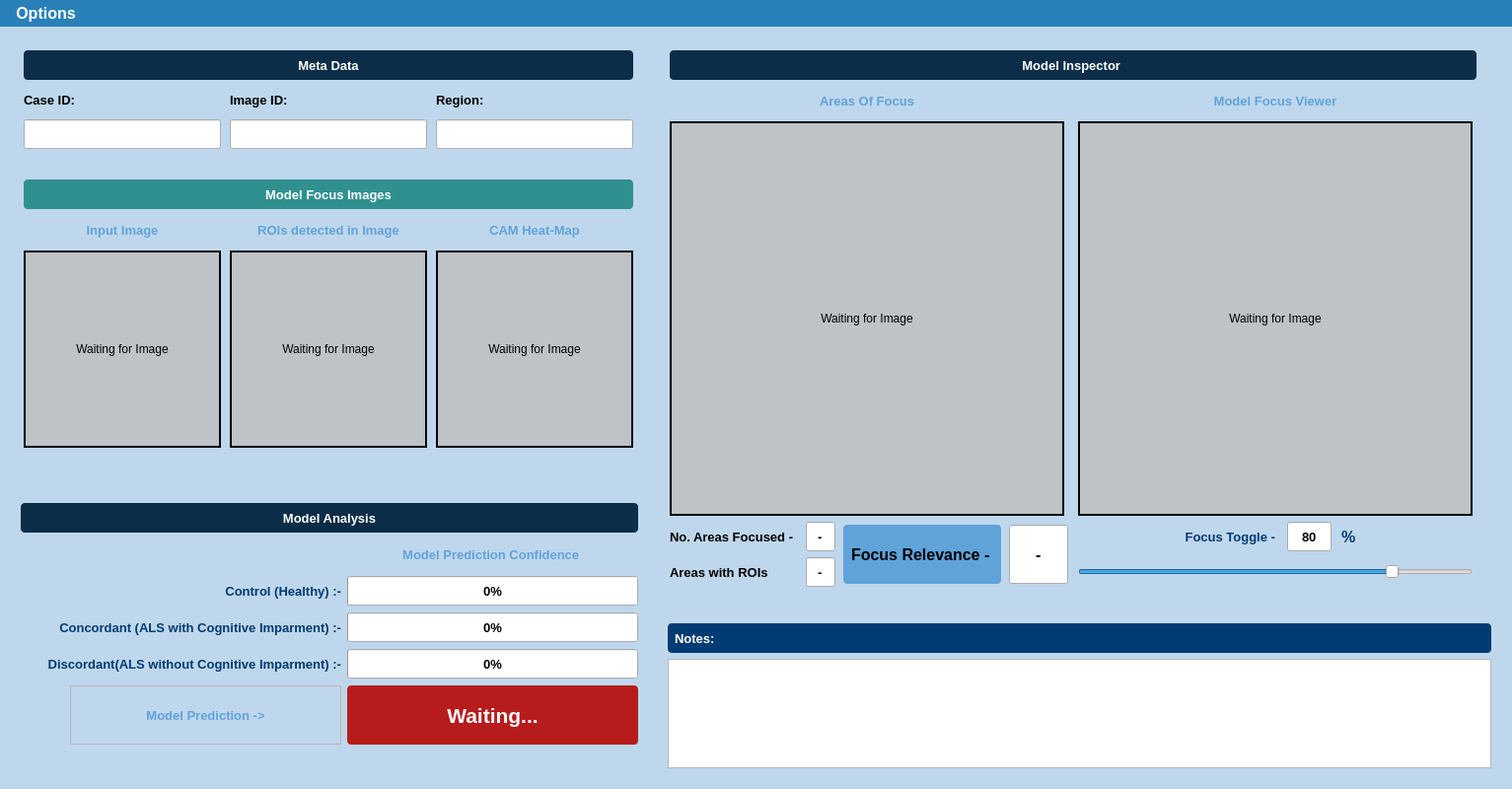
<?xml version="1.0" encoding="UTF-8"?>
<ui version="4.0">
 <class>MainWindow</class>
 <widget class="QMainWindow" name="MainWindow">
  <property name="geometry">
   <rect>
    <x>0</x>
    <y>0</y>
    <width>1533</width>
    <height>800</height>
   </rect>
  </property>
  <property name="minimumSize">
   <size>
    <width>0</width>
    <height>0</height>
   </size>
  </property>
  <property name="maximumSize">
   <size>
    <width>16777215</width>
    <height>16777215</height>
   </size>
  </property>
  <property name="windowTitle">
   <string>MainWindow</string>
  </property>
  <property name="styleSheet">
   <string notr="true">QMainWindow {
    background-color: #BFD7ED;
}</string>
  </property>
  <widget class="QWidget" name="centralwidget">
   <layout class="QGridLayout" name="gridLayout_6">
    <item row="1" column="0">
     <widget class="QGroupBox" name="groupBox_3">
      <property name="minimumSize">
       <size>
        <width>650</width>
        <height>300</height>
       </size>
      </property>
      <property name="maximumSize">
       <size>
        <width>650</width>
        <height>300</height>
       </size>
      </property>
      <property name="styleSheet">
       <string notr="true">QGroupBox {
    background-color: #BFD7ED;
    border: none;
}</string>
      </property>
      <property name="title">
       <string/>
      </property>
      <layout class="QGridLayout" name="gridLayout_4">
       <item row="1" column="1">
        <widget class="QLabel" name="label_33">
         <property name="minimumSize">
          <size>
           <width>200</width>
           <height>30</height>
          </size>
         </property>
         <property name="maximumSize">
          <size>
           <width>200</width>
           <height>30</height>
          </size>
         </property>
         <property name="font">
          <font>
           <pointsize>10</pointsize>
           <weight>75</weight>
           <bold>true</bold>
          </font>
         </property>
         <property name="styleSheet">
          <string notr="true">QLabel {
    color: #60A3D9;
}</string>
         </property>
         <property name="frameShape">
          <enum>QFrame::NoFrame</enum>
         </property>
         <property name="text">
          <string>ROIs detected in Image</string>
         </property>
         <property name="alignment">
          <set>Qt::AlignCenter</set>
         </property>
        </widget>
       </item>
       <item row="0" column="0" colspan="3">
        <widget class="QLabel" name="label_43">
         <property name="minimumSize">
          <size>
           <width>200</width>
           <height>30</height>
          </size>
         </property>
         <property name="maximumSize">
          <size>
           <width>16777215</width>
           <height>30</height>
          </size>
         </property>
         <property name="font">
          <font>
           <pointsize>10</pointsize>
           <weight>75</weight>
           <bold>true</bold>
          </font>
         </property>
         <property name="styleSheet">
          <string notr="true">QLabel {
    background-color: #309090;
    color: white;
    padding: 4px;
    border-radius: 4px;
}</string>
         </property>
         <property name="frameShape">
          <enum>QFrame::NoFrame</enum>
         </property>
         <property name="text">
          <string>Model Focus Images</string>
         </property>
         <property name="alignment">
          <set>Qt::AlignCenter</set>
         </property>
        </widget>
       </item>
       <item row="3" column="0">
        <widget class="QLabel" name="lb_input_image">
         <property name="minimumSize">
          <size>
           <width>200</width>
           <height>200</height>
          </size>
         </property>
         <property name="maximumSize">
          <size>
           <width>200</width>
           <height>200</height>
          </size>
         </property>
         <property name="styleSheet">
          <string notr="true">QLabel {
    background-color: #BDC3C7;
}</string>
         </property>
         <property name="frameShape">
          <enum>QFrame::WinPanel</enum>
         </property>
         <property name="text">
          <string>Waiting for Image</string>
         </property>
         <property name="alignment">
          <set>Qt::AlignCenter</set>
         </property>
        </widget>
       </item>
       <item row="3" column="1">
        <widget class="QLabel" name="lb_qu_path_image">
         <property name="minimumSize">
          <size>
           <width>200</width>
           <height>200</height>
          </size>
         </property>
         <property name="maximumSize">
          <size>
           <width>200</width>
           <height>200</height>
          </size>
         </property>
         <property name="styleSheet">
          <string notr="true">QLabel {
    background-color: #BDC3C7;
}</string>
         </property>
         <property name="frameShape">
          <enum>QFrame::WinPanel</enum>
         </property>
         <property name="text">
          <string>Waiting for Image</string>
         </property>
         <property name="alignment">
          <set>Qt::AlignCenter</set>
         </property>
        </widget>
       </item>
       <item row="1" column="2">
        <widget class="QLabel" name="label_36">
         <property name="minimumSize">
          <size>
           <width>200</width>
           <height>30</height>
          </size>
         </property>
         <property name="maximumSize">
          <size>
           <width>200</width>
           <height>30</height>
          </size>
         </property>
         <property name="font">
          <font>
           <pointsize>10</pointsize>
           <weight>75</weight>
           <bold>true</bold>
          </font>
         </property>
         <property name="styleSheet">
          <string notr="true">QLabel {
    color: #60A3D9;
}</string>
         </property>
         <property name="frameShape">
          <enum>QFrame::NoFrame</enum>
         </property>
         <property name="text">
          <string>CAM Heat-Map</string>
         </property>
         <property name="alignment">
          <set>Qt::AlignCenter</set>
         </property>
        </widget>
       </item>
       <item row="3" column="2">
        <widget class="QLabel" name="lb_cam_image">
         <property name="minimumSize">
          <size>
           <width>200</width>
           <height>200</height>
          </size>
         </property>
         <property name="maximumSize">
          <size>
           <width>200</width>
           <height>200</height>
          </size>
         </property>
         <property name="styleSheet">
          <string notr="true">QLabel {
    background-color: #BDC3C7;
}</string>
         </property>
         <property name="frameShape">
          <enum>QFrame::WinPanel</enum>
         </property>
         <property name="text">
          <string>Waiting for Image</string>
         </property>
         <property name="alignment">
          <set>Qt::AlignCenter</set>
         </property>
        </widget>
       </item>
       <item row="1" column="0">
        <widget class="QLabel" name="label_31">
         <property name="minimumSize">
          <size>
           <width>200</width>
           <height>30</height>
          </size>
         </property>
         <property name="maximumSize">
          <size>
           <width>200</width>
           <height>30</height>
          </size>
         </property>
         <property name="font">
          <font>
           <pointsize>10</pointsize>
           <weight>75</weight>
           <bold>true</bold>
          </font>
         </property>
         <property name="styleSheet">
          <string notr="true">QLabel {
    color: #60A3D9;
}</string>
         </property>
         <property name="frameShape">
          <enum>QFrame::NoFrame</enum>
         </property>
         <property name="text">
          <string>Input Image</string>
         </property>
         <property name="alignment">
          <set>Qt::AlignCenter</set>
         </property>
        </widget>
       </item>
      </layout>
     </widget>
    </item>
    <item row="0" column="1" rowspan="3">
     <widget class="QGroupBox" name="groupBox">
      <property name="minimumSize">
       <size>
        <width>850</width>
        <height>575</height>
       </size>
      </property>
      <property name="maximumSize">
       <size>
        <width>850</width>
        <height>575</height>
       </size>
      </property>
      <property name="styleSheet">
       <string notr="true">QGroupBox {
    background-color: #BFD7ED;
    border: none;
}</string>
      </property>
      <property name="title">
       <string/>
      </property>
      <layout class="QGridLayout" name="gridLayout">
       <item row="4" column="1">
        <widget class="QLineEdit" name="le_ROIs_focused">
         <property name="minimumSize">
          <size>
           <width>30</width>
           <height>30</height>
          </size>
         </property>
         <property name="maximumSize">
          <size>
           <width>30</width>
           <height>30</height>
          </size>
         </property>
         <property name="font">
          <font>
           <pointsize>10</pointsize>
           <weight>75</weight>
           <bold>true</bold>
          </font>
         </property>
         <property name="text">
          <string>-</string>
         </property>
         <property name="alignment">
          <set>Qt::AlignCenter</set>
         </property>
        </widget>
       </item>
       <item row="3" column="1">
        <widget class="QLineEdit" name="le_areas_focused">
         <property name="minimumSize">
          <size>
           <width>30</width>
           <height>30</height>
          </size>
         </property>
         <property name="maximumSize">
          <size>
           <width>30</width>
           <height>30</height>
          </size>
         </property>
         <property name="font">
          <font>
           <pointsize>10</pointsize>
           <weight>75</weight>
           <bold>true</bold>
          </font>
         </property>
         <property name="text">
          <string>-</string>
         </property>
         <property name="alignment">
          <set>Qt::AlignCenter</set>
         </property>
        </widget>
       </item>
       <item row="2" column="0" colspan="4">
        <widget class="QLabel" name="lb_cam_circle_image">
         <property name="minimumSize">
          <size>
           <width>400</width>
           <height>400</height>
          </size>
         </property>
         <property name="maximumSize">
          <size>
           <width>400</width>
           <height>400</height>
          </size>
         </property>
         <property name="styleSheet">
          <string notr="true">QLabel {
    background-color: #BDC3C7;
}</string>
         </property>
         <property name="frameShape">
          <enum>QFrame::WinPanel</enum>
         </property>
         <property name="text">
          <string>Waiting for Image</string>
         </property>
         <property name="alignment">
          <set>Qt::AlignCenter</set>
         </property>
        </widget>
       </item>
       <item row="4" column="0">
        <widget class="QLabel" name="label_3">
         <property name="minimumSize">
          <size>
           <width>120</width>
           <height>30</height>
          </size>
         </property>
         <property name="maximumSize">
          <size>
           <width>130</width>
           <height>30</height>
          </size>
         </property>
         <property name="font">
          <font>
           <pointsize>10</pointsize>
           <weight>75</weight>
           <bold>true</bold>
          </font>
         </property>
         <property name="text">
          <string>Areas with ROIs</string>
         </property>
        </widget>
       </item>
       <item row="0" column="0" colspan="7">
        <widget class="QLabel" name="label_23">
         <property name="minimumSize">
          <size>
           <width>400</width>
           <height>30</height>
          </size>
         </property>
         <property name="maximumSize">
          <size>
           <width>16777215</width>
           <height>30</height>
          </size>
         </property>
         <property name="font">
          <font>
           <pointsize>10</pointsize>
           <weight>75</weight>
           <bold>true</bold>
          </font>
         </property>
         <property name="styleSheet">
          <string notr="true">QLabel {
    background-color: #0C2D48;
    color: white;
    padding: 4px;
    border-radius: 4px;
}</string>
         </property>
         <property name="frameShape">
          <enum>QFrame::WinPanel</enum>
         </property>
         <property name="text">
          <string>Model Inspector </string>
         </property>
         <property name="alignment">
          <set>Qt::AlignCenter</set>
         </property>
        </widget>
       </item>
       <item row="1" column="0" colspan="4">
        <widget class="QLabel" name="label_16">
         <property name="minimumSize">
          <size>
           <width>400</width>
           <height>30</height>
          </size>
         </property>
         <property name="maximumSize">
          <size>
           <width>400</width>
           <height>30</height>
          </size>
         </property>
         <property name="font">
          <font>
           <pointsize>10</pointsize>
           <weight>75</weight>
           <bold>true</bold>
          </font>
         </property>
         <property name="styleSheet">
          <string notr="true">QLabel {
    color: #60A3D9;
}</string>
         </property>
         <property name="frameShape">
          <enum>QFrame::NoFrame</enum>
         </property>
         <property name="text">
          <string>Areas Of Focus</string>
         </property>
         <property name="alignment">
          <set>Qt::AlignCenter</set>
         </property>
        </widget>
       </item>
       <item row="2" column="4" colspan="3">
        <widget class="QLabel" name="lb_selected_focus_image">
         <property name="minimumSize">
          <size>
           <width>400</width>
           <height>400</height>
          </size>
         </property>
         <property name="maximumSize">
          <size>
           <width>400</width>
           <height>400</height>
          </size>
         </property>
         <property name="styleSheet">
          <string notr="true">QLabel {
    background-color: #BDC3C7;
}</string>
         </property>
         <property name="frameShape">
          <enum>QFrame::WinPanel</enum>
         </property>
         <property name="text">
          <string>Waiting for Image</string>
         </property>
         <property name="alignment">
          <set>Qt::AlignCenter</set>
         </property>
        </widget>
       </item>
       <item row="3" column="2" rowspan="2">
        <widget class="QLabel" name="label_4">
         <property name="minimumSize">
          <size>
           <width>160</width>
           <height>60</height>
          </size>
         </property>
         <property name="maximumSize">
          <size>
           <width>160</width>
           <height>60</height>
          </size>
         </property>
         <property name="font">
          <font>
           <pointsize>12</pointsize>
           <weight>75</weight>
           <bold>true</bold>
          </font>
         </property>
         <property name="styleSheet">
          <string notr="true">QLabel {
    background-color:  #60A3D9;  /* Dark red */
    color: black;               /* Black text */
    padding: 4px;
    border-radius: 4px;
}</string>
         </property>
         <property name="text">
          <string>Focus Relevance - </string>
         </property>
        </widget>
       </item>
       <item row="3" column="3" rowspan="2">
        <widget class="QLineEdit" name="le_focus_relevance">
         <property name="minimumSize">
          <size>
           <width>60</width>
           <height>60</height>
          </size>
         </property>
         <property name="maximumSize">
          <size>
           <width>60</width>
           <height>60</height>
          </size>
         </property>
         <property name="font">
          <font>
           <pointsize>12</pointsize>
           <weight>75</weight>
           <bold>true</bold>
          </font>
         </property>
         <property name="text">
          <string>-</string>
         </property>
         <property name="alignment">
          <set>Qt::AlignCenter</set>
         </property>
        </widget>
       </item>
       <item row="3" column="5">
        <widget class="QLineEdit" name="le_focus_toggle">
         <property name="minimumSize">
          <size>
           <width>45</width>
           <height>30</height>
          </size>
         </property>
         <property name="maximumSize">
          <size>
           <width>45</width>
           <height>30</height>
          </size>
         </property>
         <property name="font">
          <font>
           <pointsize>10</pointsize>
           <weight>75</weight>
           <bold>true</bold>
          </font>
         </property>
         <property name="text">
          <string>80</string>
         </property>
         <property name="alignment">
          <set>Qt::AlignCenter</set>
         </property>
        </widget>
       </item>
       <item row="1" column="4" colspan="3">
        <widget class="QLabel" name="label_29">
         <property name="minimumSize">
          <size>
           <width>400</width>
           <height>30</height>
          </size>
         </property>
         <property name="maximumSize">
          <size>
           <width>400</width>
           <height>30</height>
          </size>
         </property>
         <property name="font">
          <font>
           <pointsize>10</pointsize>
           <weight>75</weight>
           <bold>true</bold>
          </font>
         </property>
         <property name="styleSheet">
          <string notr="true">QLabel {
    color: #60A3D9;
}</string>
         </property>
         <property name="frameShape">
          <enum>QFrame::NoFrame</enum>
         </property>
         <property name="text">
          <string>Model Focus Viewer</string>
         </property>
         <property name="alignment">
          <set>Qt::AlignCenter</set>
         </property>
        </widget>
       </item>
       <item row="3" column="0">
        <widget class="QLabel" name="label_2">
         <property name="minimumSize">
          <size>
           <width>120</width>
           <height>30</height>
          </size>
         </property>
         <property name="maximumSize">
          <size>
           <width>130</width>
           <height>30</height>
          </size>
         </property>
         <property name="font">
          <font>
           <pointsize>10</pointsize>
           <weight>75</weight>
           <bold>true</bold>
          </font>
         </property>
         <property name="text">
          <string>No. Areas Focused -</string>
         </property>
        </widget>
       </item>
       <item row="3" column="6">
        <widget class="QLabel" name="label">
         <property name="minimumSize">
          <size>
           <width>135</width>
           <height>30</height>
          </size>
         </property>
         <property name="maximumSize">
          <size>
           <width>135</width>
           <height>30</height>
          </size>
         </property>
         <property name="font">
          <font>
           <pointsize>12</pointsize>
           <weight>75</weight>
           <bold>true</bold>
          </font>
         </property>
         <property name="styleSheet">
          <string notr="true">QLabel {
    color: #003B73;
}</string>
         </property>
         <property name="text">
          <string>%</string>
         </property>
        </widget>
       </item>
       <item row="4" column="4" colspan="3">
        <widget class="QSlider" name="s_focus_slider">
         <property name="minimumSize">
          <size>
           <width>400</width>
           <height>30</height>
          </size>
         </property>
         <property name="maximumSize">
          <size>
           <width>400</width>
           <height>30</height>
          </size>
         </property>
         <property name="value">
          <number>80</number>
         </property>
         <property name="orientation">
          <enum>Qt::Horizontal</enum>
         </property>
        </widget>
       </item>
       <item row="3" column="4">
        <widget class="QLabel" name="lb_focus_slider">
         <property name="minimumSize">
          <size>
           <width>200</width>
           <height>30</height>
          </size>
         </property>
         <property name="maximumSize">
          <size>
           <width>200</width>
           <height>30</height>
          </size>
         </property>
         <property name="font">
          <font>
           <pointsize>10</pointsize>
           <weight>75</weight>
           <bold>true</bold>
          </font>
         </property>
         <property name="styleSheet">
          <string notr="true">QLabel {
    color: #003B73;
}</string>
         </property>
         <property name="frameShape">
          <enum>QFrame::NoFrame</enum>
         </property>
         <property name="text">
          <string>Focus Toggle -</string>
         </property>
         <property name="alignment">
          <set>Qt::AlignRight|Qt::AlignTrailing|Qt::AlignVCenter</set>
         </property>
        </widget>
       </item>
      </layout>
     </widget>
    </item>
    <item row="2" column="0" rowspan="2">
     <widget class="QGroupBox" name="groupBox_2">
      <property name="minimumSize">
       <size>
        <width>650</width>
        <height>0</height>
       </size>
      </property>
      <property name="maximumSize">
       <size>
        <width>650</width>
        <height>275</height>
       </size>
      </property>
      <property name="styleSheet">
       <string notr="true">QGroupBox {
    background-color: #BFD7ED;
    border: none;
}</string>
      </property>
      <property name="title">
       <string/>
      </property>
      <layout class="QGridLayout" name="gridLayout_2">
       <item row="3" column="2">
        <widget class="QProgressBar" name="p_bar_concordant">
         <property name="minimumSize">
          <size>
           <width>150</width>
           <height>30</height>
          </size>
         </property>
         <property name="maximumSize">
          <size>
           <width>16777215</width>
           <height>30</height>
          </size>
         </property>
         <property name="font">
          <font>
           <pointsize>10</pointsize>
           <weight>75</weight>
           <bold>true</bold>
          </font>
         </property>
         <property name="value">
          <number>0</number>
         </property>
        </widget>
       </item>
       <item row="4" column="2">
        <widget class="QProgressBar" name="p_bar_discordant">
         <property name="minimumSize">
          <size>
           <width>150</width>
           <height>30</height>
          </size>
         </property>
         <property name="maximumSize">
          <size>
           <width>16777215</width>
           <height>30</height>
          </size>
         </property>
         <property name="font">
          <font>
           <pointsize>10</pointsize>
           <weight>75</weight>
           <bold>true</bold>
          </font>
         </property>
         <property name="value">
          <number>0</number>
         </property>
        </widget>
       </item>
       <item row="1" column="0" colspan="2">
        <widget class="QLabel" name="label_21">
         <property name="minimumSize">
          <size>
           <width>250</width>
           <height>30</height>
          </size>
         </property>
         <property name="maximumSize">
          <size>
           <width>250</width>
           <height>30</height>
          </size>
         </property>
         <property name="frameShape">
          <enum>QFrame::NoFrame</enum>
         </property>
         <property name="text">
          <string/>
         </property>
        </widget>
       </item>
       <item row="2" column="0" colspan="2">
        <widget class="QLabel" name="label_19">
         <property name="minimumSize">
          <size>
           <width>325</width>
           <height>30</height>
          </size>
         </property>
         <property name="maximumSize">
          <size>
           <width>325</width>
           <height>30</height>
          </size>
         </property>
         <property name="font">
          <font>
           <pointsize>10</pointsize>
           <weight>75</weight>
           <bold>true</bold>
          </font>
         </property>
         <property name="styleSheet">
          <string notr="true">QLabel {
    color: #003B73;
}</string>
         </property>
         <property name="frameShape">
          <enum>QFrame::NoFrame</enum>
         </property>
         <property name="text">
          <string>Control (Healthy) :-</string>
         </property>
         <property name="alignment">
          <set>Qt::AlignRight|Qt::AlignTrailing|Qt::AlignVCenter</set>
         </property>
        </widget>
       </item>
       <item row="3" column="0" colspan="2">
        <widget class="QLabel" name="label_22">
         <property name="minimumSize">
          <size>
           <width>325</width>
           <height>30</height>
          </size>
         </property>
         <property name="maximumSize">
          <size>
           <width>325</width>
           <height>30</height>
          </size>
         </property>
         <property name="font">
          <font>
           <pointsize>10</pointsize>
           <weight>75</weight>
           <bold>true</bold>
          </font>
         </property>
         <property name="styleSheet">
          <string notr="true">QLabel {
    color: #003B73;
}</string>
         </property>
         <property name="frameShape">
          <enum>QFrame::NoFrame</enum>
         </property>
         <property name="text">
          <string>Concordant (ALS with Cognitive Imparment) :-</string>
         </property>
         <property name="alignment">
          <set>Qt::AlignRight|Qt::AlignTrailing|Qt::AlignVCenter</set>
         </property>
        </widget>
       </item>
       <item row="0" column="0" colspan="3">
        <widget class="QLabel" name="label_20">
         <property name="minimumSize">
          <size>
           <width>400</width>
           <height>30</height>
          </size>
         </property>
         <property name="maximumSize">
          <size>
           <width>16777215</width>
           <height>30</height>
          </size>
         </property>
         <property name="font">
          <font>
           <pointsize>10</pointsize>
           <weight>75</weight>
           <bold>true</bold>
          </font>
         </property>
         <property name="styleSheet">
          <string notr="true">QLabel {
    background-color: #0C2D48;
    color: white;
    padding: 4px;
    border-radius: 4px;
}</string>
         </property>
         <property name="frameShape">
          <enum>QFrame::WinPanel</enum>
         </property>
         <property name="text">
          <string>Model Analysis</string>
         </property>
         <property name="alignment">
          <set>Qt::AlignCenter</set>
         </property>
        </widget>
       </item>
       <item row="1" column="2">
        <widget class="QLabel" name="label_18">
         <property name="minimumSize">
          <size>
           <width>150</width>
           <height>30</height>
          </size>
         </property>
         <property name="maximumSize">
          <size>
           <width>16777215</width>
           <height>30</height>
          </size>
         </property>
         <property name="font">
          <font>
           <pointsize>10</pointsize>
           <weight>75</weight>
           <bold>true</bold>
          </font>
         </property>
         <property name="styleSheet">
          <string notr="true">QLabel {
    color: #60A3D9;
}</string>
         </property>
         <property name="frameShape">
          <enum>QFrame::NoFrame</enum>
         </property>
         <property name="text">
          <string>Model Prediction Confidence </string>
         </property>
         <property name="alignment">
          <set>Qt::AlignCenter</set>
         </property>
        </widget>
       </item>
       <item row="2" column="2">
        <widget class="QProgressBar" name="p_bar_control">
         <property name="minimumSize">
          <size>
           <width>150</width>
           <height>30</height>
          </size>
         </property>
         <property name="maximumSize">
          <size>
           <width>16777215</width>
           <height>30</height>
          </size>
         </property>
         <property name="font">
          <font>
           <pointsize>10</pointsize>
           <weight>75</weight>
           <bold>true</bold>
          </font>
         </property>
         <property name="value">
          <number>0</number>
         </property>
        </widget>
       </item>
       <item row="5" column="1">
        <widget class="QLabel" name="label_27">
         <property name="minimumSize">
          <size>
           <width>275</width>
           <height>60</height>
          </size>
         </property>
         <property name="maximumSize">
          <size>
           <width>275</width>
           <height>60</height>
          </size>
         </property>
         <property name="font">
          <font>
           <pointsize>10</pointsize>
           <weight>75</weight>
           <bold>true</bold>
          </font>
         </property>
         <property name="styleSheet">
          <string notr="true">QLabel {
    color: #60A3D9;
}</string>
         </property>
         <property name="frameShape">
          <enum>QFrame::StyledPanel</enum>
         </property>
         <property name="text">
          <string>Model Prediction -&gt;</string>
         </property>
         <property name="alignment">
          <set>Qt::AlignCenter</set>
         </property>
        </widget>
       </item>
       <item row="5" column="2">
        <widget class="QLabel" name="lb_prediction">
         <property name="minimumSize">
          <size>
           <width>250</width>
           <height>60</height>
          </size>
         </property>
         <property name="maximumSize">
          <size>
           <width>16777215</width>
           <height>60</height>
          </size>
         </property>
         <property name="font">
          <font>
           <pointsize>16</pointsize>
           <weight>75</weight>
           <bold>true</bold>
          </font>
         </property>
         <property name="styleSheet">
          <string notr="true">QLabel {
    background-color: #B71C1C;  /* Dark red */
    color: white;               /* White text */
    padding: 4px;
    border-radius: 4px;
}</string>
         </property>
         <property name="frameShape">
          <enum>QFrame::StyledPanel</enum>
         </property>
         <property name="text">
          <string>Waiting...</string>
         </property>
         <property name="alignment">
          <set>Qt::AlignCenter</set>
         </property>
        </widget>
       </item>
       <item row="4" column="0" colspan="2">
        <widget class="QLabel" name="label_24">
         <property name="minimumSize">
          <size>
           <width>325</width>
           <height>30</height>
          </size>
         </property>
         <property name="maximumSize">
          <size>
           <width>325</width>
           <height>30</height>
          </size>
         </property>
         <property name="font">
          <font>
           <pointsize>10</pointsize>
           <weight>75</weight>
           <bold>true</bold>
          </font>
         </property>
         <property name="styleSheet">
          <string notr="true">QLabel {
    color: #003B73;
}</string>
         </property>
         <property name="frameShape">
          <enum>QFrame::NoFrame</enum>
         </property>
         <property name="text">
          <string>Discordant(ALS without Cognitive Imparment) :-</string>
         </property>
         <property name="alignment">
          <set>Qt::AlignRight|Qt::AlignTrailing|Qt::AlignVCenter</set>
         </property>
        </widget>
       </item>
      </layout>
     </widget>
    </item>
    <item row="0" column="0">
     <widget class="QGroupBox" name="groupBox_4">
      <property name="minimumSize">
       <size>
        <width>650</width>
        <height>125</height>
       </size>
      </property>
      <property name="maximumSize">
       <size>
        <width>650</width>
        <height>125</height>
       </size>
      </property>
      <property name="styleSheet">
       <string notr="true">QGroupBox {
    background-color: #BFD7ED;
    border: none;
}</string>
      </property>
      <property name="title">
       <string/>
      </property>
      <layout class="QGridLayout" name="gridLayout_5">
       <item row="0" column="0" colspan="3">
        <widget class="QLabel" name="label_42">
         <property name="minimumSize">
          <size>
           <width>200</width>
           <height>30</height>
          </size>
         </property>
         <property name="maximumSize">
          <size>
           <width>16777215</width>
           <height>30</height>
          </size>
         </property>
         <property name="baseSize">
          <size>
           <width>0</width>
           <height>-1</height>
          </size>
         </property>
         <property name="font">
          <font>
           <pointsize>10</pointsize>
           <weight>75</weight>
           <bold>true</bold>
          </font>
         </property>
         <property name="styleSheet">
          <string notr="true">QLabel {
    background-color: #0C2D48;
    color: white;
    padding: 4px;
    border-radius: 4px;
}</string>
         </property>
         <property name="frameShape">
          <enum>QFrame::WinPanel</enum>
         </property>
         <property name="text">
          <string>Meta Data</string>
         </property>
         <property name="alignment">
          <set>Qt::AlignCenter</set>
         </property>
        </widget>
       </item>
       <item row="1" column="0">
        <widget class="QLabel" name="label_44">
         <property name="minimumSize">
          <size>
           <width>200</width>
           <height>30</height>
          </size>
         </property>
         <property name="maximumSize">
          <size>
           <width>200</width>
           <height>30</height>
          </size>
         </property>
         <property name="font">
          <font>
           <pointsize>10</pointsize>
           <weight>75</weight>
           <bold>true</bold>
          </font>
         </property>
         <property name="frameShape">
          <enum>QFrame::NoFrame</enum>
         </property>
         <property name="text">
          <string>Case ID:</string>
         </property>
        </widget>
       </item>
       <item row="1" column="1">
        <widget class="QLabel" name="label_46">
         <property name="minimumSize">
          <size>
           <width>200</width>
           <height>30</height>
          </size>
         </property>
         <property name="maximumSize">
          <size>
           <width>200</width>
           <height>30</height>
          </size>
         </property>
         <property name="font">
          <font>
           <pointsize>10</pointsize>
           <weight>75</weight>
           <bold>true</bold>
          </font>
         </property>
         <property name="frameShape">
          <enum>QFrame::NoFrame</enum>
         </property>
         <property name="text">
          <string>Image ID:</string>
         </property>
        </widget>
       </item>
       <item row="1" column="2">
        <widget class="QLabel" name="label_47">
         <property name="minimumSize">
          <size>
           <width>200</width>
           <height>30</height>
          </size>
         </property>
         <property name="maximumSize">
          <size>
           <width>200</width>
           <height>30</height>
          </size>
         </property>
         <property name="font">
          <font>
           <pointsize>10</pointsize>
           <weight>75</weight>
           <bold>true</bold>
          </font>
         </property>
         <property name="frameShape">
          <enum>QFrame::NoFrame</enum>
         </property>
         <property name="text">
          <string>Region:</string>
         </property>
        </widget>
       </item>
       <item row="2" column="0">
        <widget class="QLineEdit" name="lb_case_id">
         <property name="minimumSize">
          <size>
           <width>200</width>
           <height>30</height>
          </size>
         </property>
         <property name="maximumSize">
          <size>
           <width>200</width>
           <height>30</height>
          </size>
         </property>
        </widget>
       </item>
       <item row="2" column="1">
        <widget class="QLineEdit" name="lb_image_no">
         <property name="minimumSize">
          <size>
           <width>200</width>
           <height>30</height>
          </size>
         </property>
         <property name="maximumSize">
          <size>
           <width>200</width>
           <height>30</height>
          </size>
         </property>
        </widget>
       </item>
       <item row="2" column="2">
        <widget class="QLineEdit" name="lb_region">
         <property name="minimumSize">
          <size>
           <width>200</width>
           <height>30</height>
          </size>
         </property>
         <property name="maximumSize">
          <size>
           <width>200</width>
           <height>30</height>
          </size>
         </property>
        </widget>
       </item>
      </layout>
     </widget>
    </item>
    <item row="3" column="1">
     <widget class="QGroupBox" name="groupBox_5">
      <property name="minimumSize">
       <size>
        <width>0</width>
        <height>0</height>
       </size>
      </property>
      <property name="maximumSize">
       <size>
        <width>16777215</width>
        <height>16777215</height>
       </size>
      </property>
      <property name="styleSheet">
       <string notr="true">QGroupBox {
    background-color: #BFD7ED;
    border: none;
}</string>
      </property>
      <property name="title">
       <string/>
      </property>
      <layout class="QGridLayout" name="gridLayout_3">
       <item row="0" column="0">
        <widget class="QLabel" name="label_48">
         <property name="minimumSize">
          <size>
           <width>200</width>
           <height>30</height>
          </size>
         </property>
         <property name="maximumSize">
          <size>
           <width>16777215</width>
           <height>30</height>
          </size>
         </property>
         <property name="font">
          <font>
           <pointsize>10</pointsize>
           <weight>75</weight>
           <bold>true</bold>
          </font>
         </property>
         <property name="styleSheet">
          <string notr="true">QLabel {
    background-color: #003B73;
    color: white;
    padding: 4px;
    border-radius: 4px;
}</string>
         </property>
         <property name="frameShape">
          <enum>QFrame::WinPanel</enum>
         </property>
         <property name="text">
          <string>Notes:</string>
         </property>
        </widget>
       </item>
       <item row="1" column="0">
        <widget class="QTextEdit" name="te_notes"/>
       </item>
      </layout>
     </widget>
    </item>
   </layout>
  </widget>
  <widget class="QMenuBar" name="menubar">
   <property name="geometry">
    <rect>
     <x>0</x>
     <y>0</y>
     <width>1533</width>
     <height>37</height>
    </rect>
   </property>
   <property name="styleSheet">
    <string notr="true">QMenuBar {
    background-color: #2980B9;
    color: white;
    font-size: 12pt;
    font-weight: bold;
}

QMenuBar::item {
    background-color: transparent;
    color: white;
    padding: 4px 10px;
    font-size: 12pt;
    font-weight: bold;
}

QMenuBar::item:selected {
    background-color: #2C3E50; /* Slightly darker on hover */
    color: white;
    font-size: 12pt;
    font-weight: bold;
}
</string>
   </property>
   <widget class="QMenu" name="menuControls">
    <property name="title">
     <string>Options</string>
    </property>
    <addaction name="a_browse_image"/>
    <addaction name="a_export_results"/>
   </widget>
   <addaction name="menuControls"/>
  </widget>
  <action name="a_browse_image">
   <property name="text">
    <string>Browse Image</string>
   </property>
   <property name="font">
    <font>
     <pointsize>10</pointsize>
     <weight>75</weight>
     <bold>true</bold>
    </font>
   </property>
  </action>
  <action name="a_run_analysis">
   <property name="text">
    <string>Run Analysis</string>
   </property>
   <property name="font">
    <font>
     <pointsize>10</pointsize>
     <weight>75</weight>
     <bold>true</bold>
    </font>
   </property>
  </action>
  <action name="a_export_results">
   <property name="text">
    <string>Export Results</string>
   </property>
   <property name="font">
    <font>
     <pointsize>10</pointsize>
     <weight>75</weight>
     <bold>true</bold>
    </font>
   </property>
  </action>
  <action name="a_clear">
   <property name="text">
    <string>clear</string>
   </property>
   <property name="font">
    <font>
     <pointsize>10</pointsize>
     <weight>75</weight>
     <bold>true</bold>
    </font>
   </property>
  </action>
 </widget>
 <resources/>
 <connections/>
</ui>
